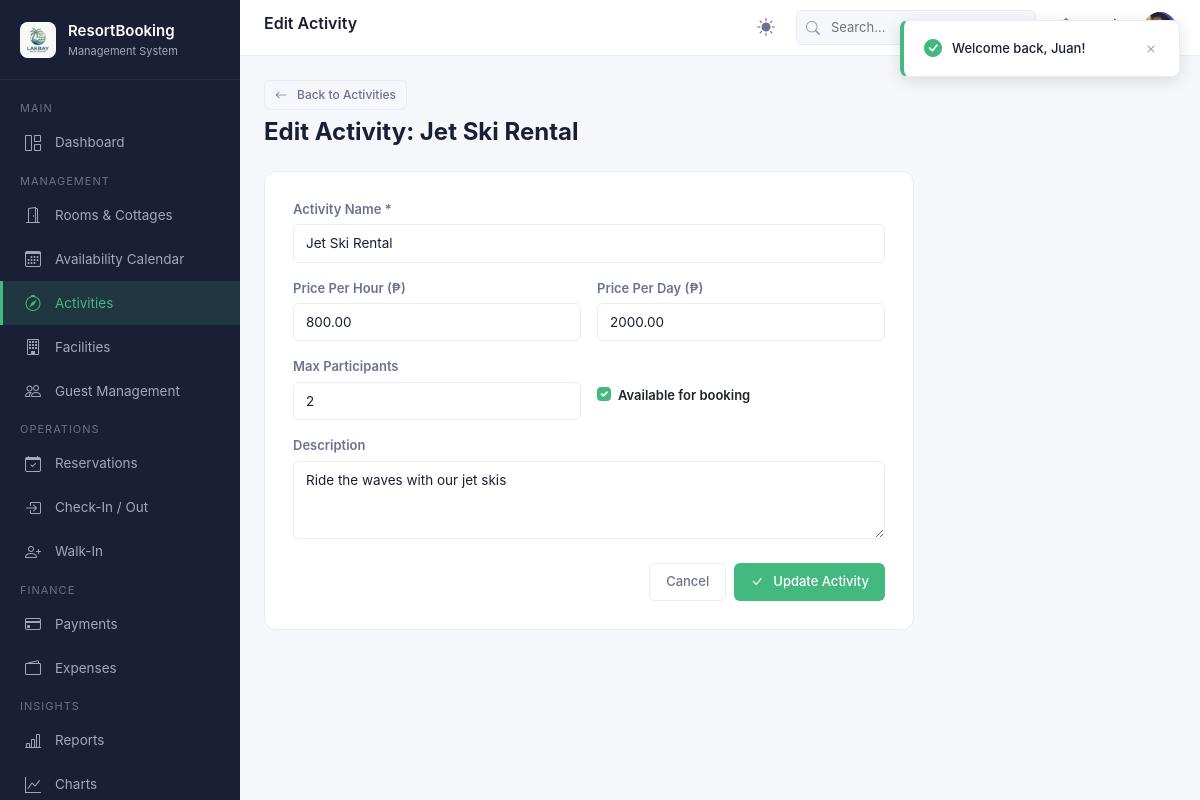
The app's page /activities/edit.php?id=2 (signed in) with its own data.
### tables this page shows
CREATE TABLE `activities` (
  `ActivityId` int NOT NULL AUTO_INCREMENT,
  `ActivityName` varchar(150) NOT NULL,
  `Description` longtext,
  `PricePerHour` decimal(10,2) DEFAULT NULL,
  `PricePerDay` decimal(10,2) DEFAULT NULL,
  `MaxParticipants` int NOT NULL,
  `ImageUrl` varchar(500) DEFAULT NULL,
  `IsActive` tinyint(1) NOT NULL,
  `CreatedAt` datetime(6) NOT NULL,
  PRIMARY KEY (`ActivityId`)
);

### config/database.php (called while the page is built, shortened)
<?php
function url($path = '') {
    $path = '/' . ltrim($path, '/');
    return BASE_URL . $path;
}

### activities/edit.php (the view, shortened to what this page needs)
<?php
require_once __DIR__ . '/../config/database.php';
require_once __DIR__ . '/../includes/functions.php';
$id = (int)($_GET['id'] ?? 0);
$stmt = $pdo->prepare("SELECT * FROM activities WHERE ActivityId = ?");
$stmt->execute([$id]);
$act = $stmt->fetch();
include __DIR__ . '/../includes/header.php';
?>
<div class="mb-4">
    <a href="<?= url('/activities/index.php') ?>" class="btn btn-outline btn-sm mb-2">
        <i class="bi bi-arrow-left me-1"></i> Back to Activities
    </a>
    <h4 style="margin:0; font-weight:700;">Edit Activity: <?= htmlspecialchars($act['ActivityName']) ?></h4>
</div>
<div class="card" style="max-width: 650px;">
    <div class="card-body" style="padding: 28px;">
        <form method="POST" action="">
            <div class="mb-3">
                <label class="form-label" style="font-weight:600; font-size:13px;">Activity Name *</label>
                <input type="text" name="activity_name" class="form-control" required value="<?= htmlspecialchars($act['ActivityName']) ?>" />
            </div>
            <div class="row g-3 mb-3">
                <div class="col-md-6">
                    <label class="form-label" style="font-weight:600; font-size:13px;">Price Per Hour (₱)</label>
                    <input type="number" step="0.01" name="price_per_hour" class="form-control" value="<?= htmlspecialchars($act['PricePerHour'] ?? '') ?>" />
                </div>
                <div class="col-md-6">
                    <label class="form-label" style="font-weight:600; font-size:13px;">Price Per Day (₱)</label>
                    <input type="number" step="0.01" name="price_per_day" class="form-control" value="<?= htmlspecialchars($act['PricePerDay'] ?? '') ?>" />
                </div>
            </div>
            <div class="row g-3 mb-3">
                <div class="col-md-6">
                    <label class="form-label" style="font-weight:600; font-size:13px;">Max Participants</label>
                    <input type="number" name="max_participants" class="form-control" value="<?= (int)$act['MaxParticipants'] ?>" min="1" />
                </div>
                <div class="col-md-6 d-flex align-items-center pt-3">
                    <div class="form-check">
                        <input type="checkbox" name="is_active" id="isActiveCheck" class="form-check-input" value="1" <?= $act['IsActive'] ? 'checked' : '' ?> />
                        <label class="form-check-label" for="isActiveCheck" style="font-size:13px; font-weight:600;">Available for booking</label>
                    </div>
                </div>
            </div>
            <div class="mb-4">
                <label class="form-label" style="font-weight:600; font-size:13px;">Description</label>
                <textarea name="description" class="form-control" rows="3"><?= htmlspecialchars($act['Description'] ?? '') ?></textarea>
            </div>
            <div class="d-flex justify-content-end gap-2">
                <a href="<?= url('/activities/index.php') ?>" class="btn btn-outline">Cancel</a>
                <button type="submit" class="btn btn-primary">
                    <i class="bi bi-check-lg me-1"></i> Update Activity
                </button>
            </div>
        </form>
    </div>
</div>
<?php include __DIR__ . '/../includes/footer.php'; ?>

### assets/css/site.css (style rules this page uses)
:root { --primary: #43b97f; --primary-dark: #36a36e; --primary-light: #e8f8f0; --primary-bg: #f0faf5; --sidebar-bg: #1a1f36; --sidebar-hover: #252b48; --sidebar-active: rgba(67, 185, 127, 0.15); --sidebar-text: #a0a8c0; --sidebar-text-active: #43b97f; --header-bg: #ffffff; --content-bg: #f5f7fa; --card-bg: #ffffff; --text-primary: #1a1f36; --text-secondary: #6b7294; --text-muted: #9198b0; --border: #e8ecf4; --success: #43b97f; --warning: #f5a623; --danger: #e74c3c; --info: #3498db; --shadow-sm: 0 1px 3px rgba(0,0,0,0.06); --shadow-md: 0 2px 8px rgba(0,0,0,0.08); --shadow-lg: 0 4px 16px rgba(0,0,0,0.12); --radius: 8px; --radius-lg: 12px; }
* { box-sizing: border-box; }
html { overflow-x: hidden; scroll-behavior: smooth; }
body { margin: 0; padding: 0; font-family: -apple-system, BlinkMacSystemFont, 'Segoe UI', Roboto, 'Helvetica Neue', Arial, sans-serif; background: var(--content-bg); color: var(--text-primary); font-size: 14px; line-height: 1.5; overflow-x: hidden; width: 100%; max-width: 100vw; }
.card { background: var(--card-bg); border-radius: var(--radius-lg); border: 1px solid var(--border); margin-bottom: 20px; }
.card-body { padding: 20px; }
.btn { display: inline-flex; align-items: center; gap: 6px; padding: 8px 16px; border-radius: 6px; font-size: 13px; font-weight: 500; border: none; cursor: pointer; transition: all 0.2s; text-decoration: none; white-space: nowrap; }
.btn-primary { background: var(--primary); color: #fff; }
.btn-outline { background: transparent; border: 1px solid var(--border); color: var(--text-secondary); }
.btn-sm { padding: 5px 10px; font-size: 12px; }
.form-label { display: block; font-size: 12.5px; font-weight: 500; color: var(--text-secondary); margin-bottom: 5px; }
.form-control, .form-select { width: 100%; padding: 8px 12px; border: 1px solid var(--border); border-radius: 6px; font-size: 13.5px; color: var(--text-primary); background: #fff; transition: border-color 0.2s, box-shadow 0.2s; }
.form-check-input:checked { background-color: var(--primary); border-color: var(--primary); }
* { scrollbar-width: thin; scrollbar-color: var(--border) transparent; }

### css/site.css (style rules this page uses)
:root { --primary: #43b97f; --primary-dark: #36a36e; --primary-light: #e8f8f0; --primary-bg: #f0faf5; --sidebar-bg: #1a1f36; --sidebar-hover: #252b48; --sidebar-active: rgba(67, 185, 127, 0.15); --sidebar-text: #a0a8c0; --sidebar-text-active: #43b97f; --header-bg: #ffffff; --content-bg: #f5f7fa; --card-bg: #ffffff; --text-primary: #1a1f36; --text-secondary: #6b7294; --text-muted: #9198b0; --border: #e8ecf4; --success: #43b97f; --warning: #f5a623; --danger: #e74c3c; --info: #3498db; --shadow-sm: 0 1px 3px rgba(0,0,0,0.06); --shadow-md: 0 2px 8px rgba(0,0,0,0.08); --shadow-lg: 0 4px 16px rgba(0,0,0,0.12); --radius: 8px; --radius-lg: 12px; }
* { box-sizing: border-box; }
html { overflow-x: hidden; scroll-behavior: smooth; }
body { margin: 0; padding: 0; font-family: -apple-system, BlinkMacSystemFont, 'Segoe UI', Roboto, 'Helvetica Neue', Arial, sans-serif; background: var(--content-bg); color: var(--text-primary); font-size: 14px; line-height: 1.5; overflow-x: hidden; width: 100%; max-width: 100vw; }
.card { background: var(--card-bg); border-radius: var(--radius-lg); border: 1px solid var(--border); margin-bottom: 20px; }
.card-body { padding: 20px; }
.btn { display: inline-flex; align-items: center; gap: 6px; padding: 8px 16px; border-radius: 6px; font-size: 13px; font-weight: 500; border: none; cursor: pointer; transition: all 0.2s; text-decoration: none; white-space: nowrap; }
.btn-primary { background: var(--primary); color: #fff; }
.btn-outline { background: transparent; border: 1px solid var(--border); color: var(--text-secondary); }
.btn-sm { padding: 5px 10px; font-size: 12px; }
.form-label { display: block; font-size: 12.5px; font-weight: 500; color: var(--text-secondary); margin-bottom: 5px; }
.form-control, .form-select { width: 100%; padding: 8px 12px; border: 1px solid var(--border); border-radius: 6px; font-size: 13.5px; color: var(--text-primary); background: #fff; transition: border-color 0.2s, box-shadow 0.2s; }
.form-check-input:checked { background-color: var(--primary); border-color: var(--primary); }
* { scrollbar-width: thin; scrollbar-color: var(--border) transparent; }

### records on screen
activities: ActivityName "Jet Ski Rental", activity_name "Jet Ski Rental", price_per_hour "800.00", price_per_day "2000.00", max_participants "2", IsActive "☑", description "Ride the waves with our jet skis"

### other values on screen
$resortSettings['ResortName'] "ResortBooking"
$resortSettings['ResortSubtitle'] "Management System"
$pageTitle "Edit Activity"
